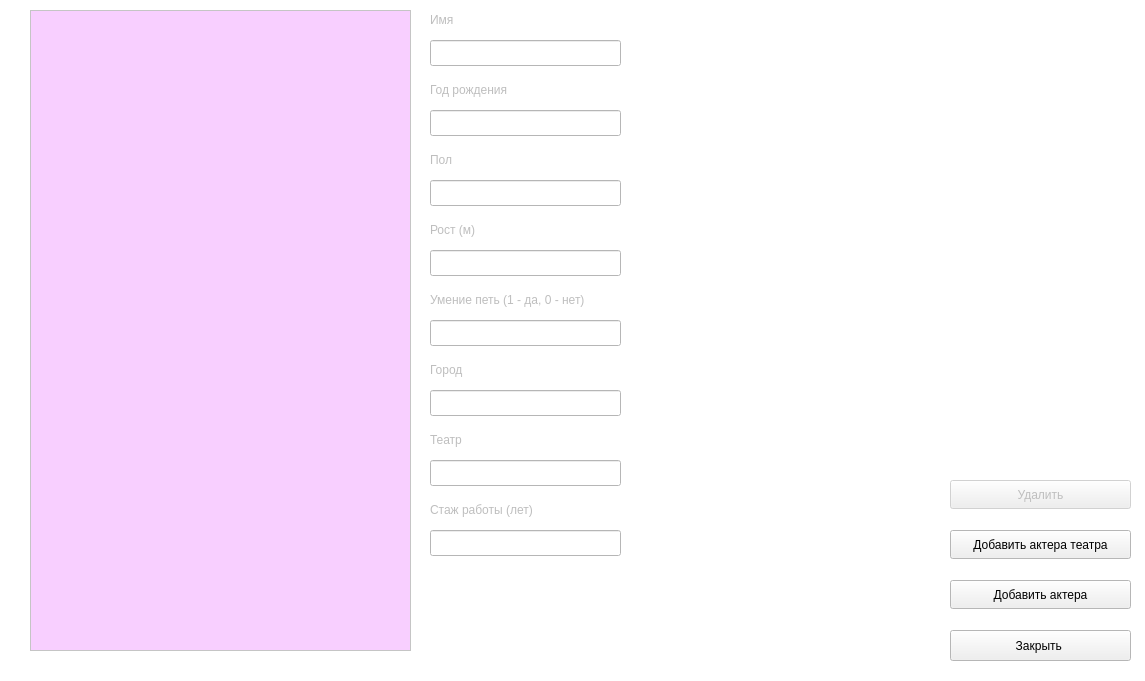
<?xml version="1.0" encoding="UTF-8"?>
<ui version="4.0">
 <class>EditDialog</class>
 <widget class="QWidget" name="EditDialog">
  <property name="geometry">
   <rect>
    <x>0</x>
    <y>0</y>
    <width>1145</width>
    <height>681</height>
   </rect>
  </property>
  <property name="palette">
   <palette>
    <active>
     <colorrole role="Base">
      <brush brushstyle="SolidPattern">
       <color alpha="255">
        <red>255</red>
        <green>170</green>
        <blue>255</blue>
       </color>
      </brush>
     </colorrole>
     <colorrole role="Window">
      <brush brushstyle="SolidPattern">
       <color alpha="255">
        <red>255</red>
        <green>255</green>
        <blue>255</blue>
       </color>
      </brush>
     </colorrole>
    </active>
    <inactive>
     <colorrole role="Base">
      <brush brushstyle="SolidPattern">
       <color alpha="255">
        <red>255</red>
        <green>170</green>
        <blue>255</blue>
       </color>
      </brush>
     </colorrole>
     <colorrole role="Window">
      <brush brushstyle="SolidPattern">
       <color alpha="255">
        <red>255</red>
        <green>255</green>
        <blue>255</blue>
       </color>
      </brush>
     </colorrole>
    </inactive>
    <disabled>
     <colorrole role="Base">
      <brush brushstyle="SolidPattern">
       <color alpha="255">
        <red>255</red>
        <green>255</green>
        <blue>255</blue>
       </color>
      </brush>
     </colorrole>
     <colorrole role="Window">
      <brush brushstyle="SolidPattern">
       <color alpha="255">
        <red>255</red>
        <green>255</green>
        <blue>255</blue>
       </color>
      </brush>
     </colorrole>
    </disabled>
   </palette>
  </property>
  <property name="windowTitle">
   <string>Form</string>
  </property>
  <widget class="QListWidget" name="listWidget">
   <property name="geometry">
    <rect>
     <x>30</x>
     <y>10</y>
     <width>381</width>
     <height>641</height>
    </rect>
   </property>
   <property name="palette">
    <palette>
     <active>
      <colorrole role="Base">
       <brush brushstyle="SolidPattern">
        <color alpha="255">
         <red>248</red>
         <green>207</green>
         <blue>255</blue>
        </color>
       </brush>
      </colorrole>
     </active>
     <inactive>
      <colorrole role="Base">
       <brush brushstyle="SolidPattern">
        <color alpha="255">
         <red>248</red>
         <green>207</green>
         <blue>255</blue>
        </color>
       </brush>
      </colorrole>
     </inactive>
     <disabled/>
    </palette>
   </property>
  </widget>
  <widget class="QPushButton" name="close_button">
   <property name="enabled">
    <bool>true</bool>
   </property>
   <property name="geometry">
    <rect>
     <x>950</x>
     <y>630</y>
     <width>181</width>
     <height>31</height>
    </rect>
   </property>
   <property name="text">
    <string>Закрыть </string>
   </property>
  </widget>
  <widget class="QPushButton" name="add_actor_button">
   <property name="enabled">
    <bool>true</bool>
   </property>
   <property name="geometry">
    <rect>
     <x>950</x>
     <y>580</y>
     <width>181</width>
     <height>29</height>
    </rect>
   </property>
   <property name="text">
    <string>Добавить актера</string>
   </property>
  </widget>
  <widget class="QLineEdit" name="name_line">
   <property name="enabled">
    <bool>false</bool>
   </property>
   <property name="geometry">
    <rect>
     <x>430</x>
     <y>40</y>
     <width>191</width>
     <height>26</height>
    </rect>
   </property>
   <property name="readOnly">
    <bool>false</bool>
   </property>
  </widget>
  <widget class="QLineEdit" name="year_line">
   <property name="enabled">
    <bool>false</bool>
   </property>
   <property name="geometry">
    <rect>
     <x>430</x>
     <y>110</y>
     <width>191</width>
     <height>26</height>
    </rect>
   </property>
   <property name="inputMethodHints">
    <set>Qt::InputMethodHint::ImhDigitsOnly</set>
   </property>
   <property name="readOnly">
    <bool>false</bool>
   </property>
  </widget>
  <widget class="QLineEdit" name="gender_line">
   <property name="enabled">
    <bool>false</bool>
   </property>
   <property name="geometry">
    <rect>
     <x>430</x>
     <y>180</y>
     <width>191</width>
     <height>26</height>
    </rect>
   </property>
   <property name="readOnly">
    <bool>false</bool>
   </property>
  </widget>
  <widget class="QLineEdit" name="height_line">
   <property name="enabled">
    <bool>false</bool>
   </property>
   <property name="geometry">
    <rect>
     <x>430</x>
     <y>250</y>
     <width>191</width>
     <height>26</height>
    </rect>
   </property>
   <property name="inputMethodHints">
    <set>Qt::InputMethodHint::ImhDigitsOnly</set>
   </property>
   <property name="readOnly">
    <bool>false</bool>
   </property>
  </widget>
  <widget class="QLineEdit" name="sing_line">
   <property name="enabled">
    <bool>false</bool>
   </property>
   <property name="geometry">
    <rect>
     <x>430</x>
     <y>320</y>
     <width>191</width>
     <height>26</height>
    </rect>
   </property>
   <property name="inputMethodHints">
    <set>Qt::InputMethodHint::ImhDigitsOnly</set>
   </property>
   <property name="readOnly">
    <bool>false</bool>
   </property>
  </widget>
  <widget class="QLineEdit" name="city_line">
   <property name="enabled">
    <bool>false</bool>
   </property>
   <property name="geometry">
    <rect>
     <x>430</x>
     <y>390</y>
     <width>191</width>
     <height>26</height>
    </rect>
   </property>
   <property name="readOnly">
    <bool>false</bool>
   </property>
  </widget>
  <widget class="QLineEdit" name="theater_line">
   <property name="enabled">
    <bool>false</bool>
   </property>
   <property name="geometry">
    <rect>
     <x>430</x>
     <y>460</y>
     <width>191</width>
     <height>26</height>
    </rect>
   </property>
   <property name="readOnly">
    <bool>false</bool>
   </property>
  </widget>
  <widget class="QLineEdit" name="experience_line">
   <property name="enabled">
    <bool>false</bool>
   </property>
   <property name="geometry">
    <rect>
     <x>430</x>
     <y>530</y>
     <width>191</width>
     <height>26</height>
    </rect>
   </property>
   <property name="inputMethodHints">
    <set>Qt::InputMethodHint::ImhDigitsOnly</set>
   </property>
   <property name="readOnly">
    <bool>false</bool>
   </property>
  </widget>
  <widget class="QLabel" name="name_label">
   <property name="enabled">
    <bool>false</bool>
   </property>
   <property name="geometry">
    <rect>
     <x>430</x>
     <y>10</y>
     <width>63</width>
     <height>20</height>
    </rect>
   </property>
   <property name="text">
    <string>Имя</string>
   </property>
  </widget>
  <widget class="QLabel" name="year_label">
   <property name="enabled">
    <bool>false</bool>
   </property>
   <property name="geometry">
    <rect>
     <x>430</x>
     <y>80</y>
     <width>131</width>
     <height>20</height>
    </rect>
   </property>
   <property name="text">
    <string>Год рождения</string>
   </property>
  </widget>
  <widget class="QLabel" name="gender_label">
   <property name="enabled">
    <bool>false</bool>
   </property>
   <property name="geometry">
    <rect>
     <x>430</x>
     <y>150</y>
     <width>63</width>
     <height>20</height>
    </rect>
   </property>
   <property name="text">
    <string>Пол</string>
   </property>
  </widget>
  <widget class="QLabel" name="height_label">
   <property name="enabled">
    <bool>false</bool>
   </property>
   <property name="geometry">
    <rect>
     <x>430</x>
     <y>220</y>
     <width>63</width>
     <height>20</height>
    </rect>
   </property>
   <property name="text">
    <string>Рост (м)</string>
   </property>
  </widget>
  <widget class="QLabel" name="sing_label">
   <property name="enabled">
    <bool>false</bool>
   </property>
   <property name="geometry">
    <rect>
     <x>430</x>
     <y>290</y>
     <width>211</width>
     <height>20</height>
    </rect>
   </property>
   <property name="text">
    <string>Умение петь (1 - да, 0 - нет)</string>
   </property>
  </widget>
  <widget class="QLabel" name="city_label">
   <property name="enabled">
    <bool>false</bool>
   </property>
   <property name="geometry">
    <rect>
     <x>430</x>
     <y>360</y>
     <width>63</width>
     <height>20</height>
    </rect>
   </property>
   <property name="text">
    <string>Город</string>
   </property>
  </widget>
  <widget class="QLabel" name="theater_label">
   <property name="enabled">
    <bool>false</bool>
   </property>
   <property name="geometry">
    <rect>
     <x>430</x>
     <y>430</y>
     <width>63</width>
     <height>20</height>
    </rect>
   </property>
   <property name="text">
    <string>Театр</string>
   </property>
  </widget>
  <widget class="QLabel" name="experience_label">
   <property name="enabled">
    <bool>false</bool>
   </property>
   <property name="geometry">
    <rect>
     <x>430</x>
     <y>500</y>
     <width>141</width>
     <height>20</height>
    </rect>
   </property>
   <property name="text">
    <string>Стаж работы (лет)</string>
   </property>
  </widget>
  <widget class="QPushButton" name="delete_button">
   <property name="enabled">
    <bool>false</bool>
   </property>
   <property name="geometry">
    <rect>
     <x>950</x>
     <y>480</y>
     <width>181</width>
     <height>29</height>
    </rect>
   </property>
   <property name="text">
    <string>Удалить</string>
   </property>
  </widget>
  <widget class="QPushButton" name="add_theater_actor_button">
   <property name="geometry">
    <rect>
     <x>950</x>
     <y>530</y>
     <width>181</width>
     <height>29</height>
    </rect>
   </property>
   <property name="text">
    <string>Добавить актера театра</string>
   </property>
  </widget>
 </widget>
 <resources/>
 <connections/>
</ui>
